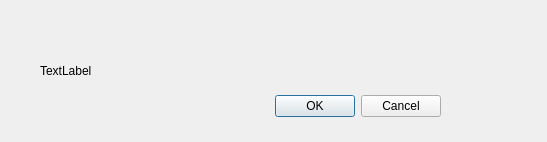
<?xml version="1.0" encoding="UTF-8"?>
<ui version="4.0">
 <class>CTipsDialog</class>
 <widget class="QDialog" name="CTipsDialog">
  <property name="geometry">
   <rect>
    <x>0</x>
    <y>0</y>
    <width>547</width>
    <height>142</height>
   </rect>
  </property>
  <property name="windowTitle">
   <string>闹钟提醒框</string>
  </property>
  <property name="windowIcon">
   <iconset resource="title.qrc">
    <normaloff>:/favicon.ico</normaloff>:/favicon.ico</iconset>
  </property>
  <widget class="QDialogButtonBox" name="buttonBox">
   <property name="geometry">
    <rect>
     <x>100</x>
     <y>90</y>
     <width>341</width>
     <height>32</height>
    </rect>
   </property>
   <property name="orientation">
    <enum>Qt::Horizontal</enum>
   </property>
   <property name="standardButtons">
    <set>QDialogButtonBox::Cancel|QDialogButtonBox::Ok</set>
   </property>
  </widget>
  <widget class="QLabel" name="tipsLabel">
   <property name="geometry">
    <rect>
     <x>180</x>
     <y>20</y>
     <width>321</width>
     <height>51</height>
    </rect>
   </property>
   <property name="text">
    <string/>
   </property>
   <property name="scaledContents">
    <bool>true</bool>
   </property>
  </widget>
  <widget class="QLabel" name="imageLabel">
   <property name="geometry">
    <rect>
     <x>40</x>
     <y>10</y>
     <width>131</width>
     <height>121</height>
    </rect>
   </property>
   <property name="text">
    <string>TextLabel</string>
   </property>
   <property name="scaledContents">
    <bool>true</bool>
   </property>
  </widget>
 </widget>
 <resources>
  <include location="title.qrc"/>
 </resources>
 <connections>
  <connection>
   <sender>buttonBox</sender>
   <signal>accepted()</signal>
   <receiver>CTipsDialog</receiver>
   <slot>accept()</slot>
   <hints>
    <hint type="sourcelabel">
     <x>248</x>
     <y>254</y>
    </hint>
    <hint type="destinationlabel">
     <x>157</x>
     <y>274</y>
    </hint>
   </hints>
  </connection>
  <connection>
   <sender>buttonBox</sender>
   <signal>rejected()</signal>
   <receiver>CTipsDialog</receiver>
   <slot>reject()</slot>
   <hints>
    <hint type="sourcelabel">
     <x>316</x>
     <y>260</y>
    </hint>
    <hint type="destinationlabel">
     <x>286</x>
     <y>274</y>
    </hint>
   </hints>
  </connection>
 </connections>
</ui>
